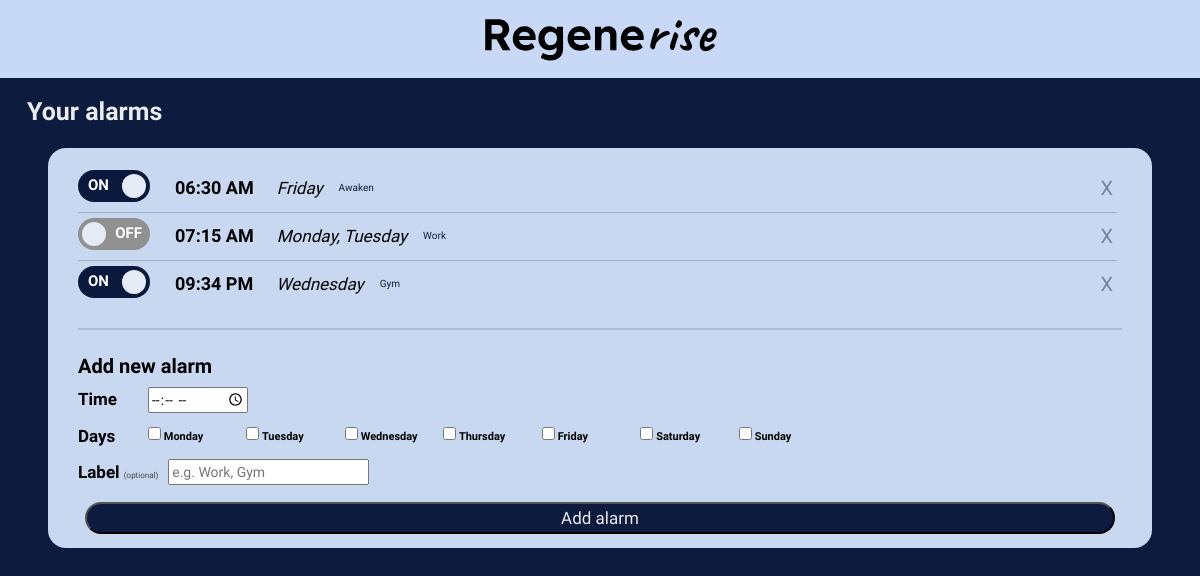
/regenerise/alarms, run on the app's committed database.
### backend/api/models.py (models this page shows)
class Alarm(db.Model):
    __tablename__ = "alarms"
    id = db.Column(db.Integer, primary_key=True)
    label = db.Column(db.String(30))
    alarm_time = db.Column(db.Time)
    enabled = db.Column(db.Boolean)
    smart_wakeup_window = db.Column(db.Integer, default=20)
    repeat_days = db.Column(db.String(7))
    created_at = db.Column(db.DateTime)
    device_id = db.Column(db.Integer, db.ForeignKey("devices.id"))
    device = db.relationship("Device", back_populates="alarms")
    alarm_events = db.relationship("AlarmEvent", back_populates="alarm")

### frontend/initial.py (the view)
@app.route('/regenerise/alarms')
def alarmPage():
    alarms = get_alarms_for_display(DEVICE_ID)
    return render_template('alarms.html', alarms=alarms)

### frontend/initial.py (called while the page is built)
def get_alarms_for_display(device_id):
    return(Alarm.query
           .filter_by(device_id=device_id)
           .order_by(Alarm.alarm_time).all())

@app.template_filter('format_days')
def format_days(repeat_days):
    if not repeat_days:
        return 'Once'
    else:
        days = sorted(set(repeat_days)) # removes duplicates and sorts numerically
    if days == ['1', '2', '3', '4', '5']:
        return 'Weekdays'
    elif days == ['6', '7']:
        return 'Weekends'
    elif days == ['1', '2', '3', '4', '5', '6', '7']:
        return 'Everyday'
    else:
        return ', '.join(DAY_MAP[x] for x in days if x in DAY_MAP)

### frontend/templates/alarms.html (shortened to what this page needs)
{% extends "base.html" %}
{% block content %}
<div class="greeting-row">
    <h2 class="greeting-text">Your alarms</h2>
</div>
<div class="main-boxes">
    <div class="rg-box alarms-box">
        {% if alarms %}
        <ul class="alarm-list alarms-full-list">
            {% for alarm in alarms %}
            <li class="alarm-row">
                <form method="POST" action="/regenerise/alarms/toggle/{{ alarm.id }}">
                    <label class="toggle-switch">
                        <span class="toggle-track">
                            <span class="toggle-label-on">ON</span>
                            <span class="toggle-label-off">OFF</span>
                            <span class="toggle-thumb"></span>
                        </span>
                    </label>
                </form>
                <span class="alarm-time">
                    {{ alarm.alarm_time.strftime('%I:%M %p') if alarm.alarm_time else '--:--' }}
                </span>
                <span class="alarm-days">{{ alarm.repeat_days | format_days }}</span>
                {% if alarm.label %}
                    <span class="alarm-label-tag">{{ alarm.label }}</span>
                {% endif %}
                <form method="POST" action="/regenerise/alarms/delete/{{ alarm.id }}" class="alarm-delete-form">
                    <button type="submit" class="alarm-delete-btn" title="Delete alarm">X</button>
                </form>
            </li>
            {% endfor %}
        </ul>
        {% else %}
            <p class="no-alarms-msg">No alarms set yet.</p>
        {% endif %}
         <div class="add-alarm-section">
            <h4 class="box-title">Add new alarm</h4>
            <form method="POST" action="/regenerise/alarms/add" class="add-alarm-form">
                <div class="alarm-form-row">
                    <label class="alarm-form-label">Time</label>
                    <input type="time" name="alarm_time" class="alarm-input alarm-time-input" required>
                </div>
                <div class="alarm-form-row">
                    <label class="alarm-form-label">Days</label>
                    <div class="day-checkboxes">
                        {% for num, day in [('1','Monday'), ('2','Tuesday'), ('3','Wednesday'), ('4','Thursday'), ('5','Friday'), ('6','Saturday'), ('7','Sunday')] %}
                        <label class="day-label">
                            <input type="checkbox" name="days" value="{{ num }}">
                            <span class="day-bubble">{{ day }}</span>
                        </label>
                        {% endfor %}
                    </div>
                </div>
                <div class="alarm-form-row">
                    <label class="alarm-form-label">Label <span class="optional-tag">(optional)</span></label>
                    <input type="text" name="label" class="alarm-input alarm-label-input" placeholder="e.g. Work, Gym" maxlength="30">
                </div>
                <button type="submit" class="alarm-add-btn">Add alarm</button>
            </form>
         </div>
    </div>
</div>
{% endblock %}

### frontend/templates/base.html (shortened to what this page needs)
{% extends "bootstrap/base.html" %}
{% block styles %}
    {{ super() }}
    <link rel="stylesheet" href="{{ url_for('static', filename='regenerisestyle.css') }}">
{% endblock %}
{% block navbar %}
<nav class="rg-navbar">
    <div class="text-center">
        <a href="/"><img src="{{ url_for('static', filename='regeneriselogo.svg') }}" alt="Regenerise" class="logo-img"></a>
    </div>
</nav>
{% endblock %}

### frontend/static/regenerisestyle.css (style rules this page uses)
:root { --bg-dark: #0d1b3e; --bg-box: #c8d8f0; --bg-navbar: #c8d9f7; --white-text: #eaecee; --black-text: #000000; --toggle-on: #0a183d; --toggle-off: #909090; --goal-button: #0a183d; --lighter-box: #e5ebf4; --help-grey: #424242; --radius-box: 18px; --radius-btn: 50px; }
body { background-color: var(--bg-dark); font-family: 'Lexend', Verdana, Geneva, Tahoma, sans-serif; color: var(--black-text); min-height: 100vh; display: flex; flex-direction: column; }
.main-boxes { padding: 0rem 3.8rem; }
.rg-navbar { background-color: var(--bg-navbar); padding: 0.9rem 1.5rem; text-align: center; }
.logo-img { max-height: 60px; padding: 0.5rem; }
.greeting-row { padding: 2rem 2.7rem 1.2rem 2.7rem; display: flex; justify-content: space-between; }
.greeting-text { color: var(--white-text); font-size: 2.5rem; font-weight: 700; margin: 0; }
.rg-box { background-color: var(--bg-box); border-radius: var(--radius-box); padding: 0.7rem 3rem; color: var(--black-text); }
.box-title { font-size: 2rem; font-weight: 700; color: var(--black-text); margin-bottom: 1rem; }
.alarm-list { list-style: none; padding: 0; margin: 0; }
.alarm-list li { display: flex; padding: 0.5rem 0rem; align-items: center; }
.alarm-time { padding: 0rem 1.3rem 0rem 1.5rem; font-size: 1.8rem; font-weight: 600; }
.alarm-days { padding: 0rem; font-size: 1.7rem; font-style: italic; }
.alarms-box { margin: 1rem; }
.alarms-full-list { list-style: none; padding: 0; margin: 1rem 0.5rem 2rem 0; }
.alarm-row { display: flex; align-items: center; gap: 1rem; padding: 0.75rem 0; border-bottom: 1.5px solid rgba(0, 0, 0, 0.2); flex-wrap: wrap; }
.alarm-row:last-child { border-bottom: none; }
.alarm-label-tag { font-size: 1rem; border-radius: 20px; padding: 0.2rem 0.6rem; color: var(--bg-dark); }
.alarm-delete-form { margin-left: auto; }
.alarm-delete-btn { background: transparent; border: none; color: var(--bg-dark); font-size: 2rem; opacity: 0.45; padding: 0.2rem 0.4rem; border-radius: 4px; transition: opacity 0.15s; }
.add-alarm-section { border-top: 2px solid rgba(13, 27, 62, 0.15); padding-top: 1.5rem; margin-top: 0.5rem; }
.add-alarm-form { display: flex; flex-direction: column; gap: 1rem; }
.alarm-form-row { display: flex; align-items: center; gap: 1rem; flex-wrap: wrap; }
.alarm-form-label { font-weight: 600; font-size: 1.7rem; min-width: 60px; margin: 0; }
.optional-tag { font-weight: 400; font-size: 0.8rem; color: var(--help-grey); }
.alarm-add-btn { background-color: var(--bg-dark); color: var(--white-text); font-size: 1.7rem; border-radius: var(--radius-btn); margin: 0.7rem; padding: 0.2rem; }
.toggle-switch { position: relative; display: inline-flex; align-items: center; cursor: pointer; margin: 0; flex-shrink: 0; }
.toggle-track { display: flex; align-items: center; width: 72px; height: 32px; border-radius: 50px; background-color: var(--toggle-off); position: relative; transition: background-color 0.25s; cursor: pointer; }
.toggle-switch input:checked ~ .toggle-track { background-color: var(--toggle-on); }
.toggle-thumb { position: absolute; width: 24px; height: 24px; border-radius: 50%; background-color: var(--lighter-box); left: 4px; transition: left 0.25s; }
.toggle-switch input:checked ~ .toggle-track .toggle-thumb { left: 44px; }
.toggle-label-on, .toggle-label-off { position: absolute; font-size: 1.5rem; font-weight: 700; color: #ffffff; pointer-events: none; user-select: none; }
.toggle-label-on { left: 10px; opacity: 0; }
.toggle-label-off { right: 8px; opacity: 1; }
.toggle-switch input:checked ~ .toggle-track .toggle-label-on { opacity: 1; }
.day-label { width: 95px; font-size: 1.1rem; font-weight: 600; }

### data on the page
Alarm: alarm_time "06:30 AM", repeat_days "Friday", label "Awaken"
Alarm: alarm_time "07:15 AM", repeat_days "Monday, Tuesday", label "Work"
Alarm: alarm_time "09:34 PM", repeat_days "Wednesday", label "Gym"

### other printed values
{{ day }} "Monday" "Tuesday" "Wednesday" "Thursday" "Friday" "Saturday" "Sunday"
